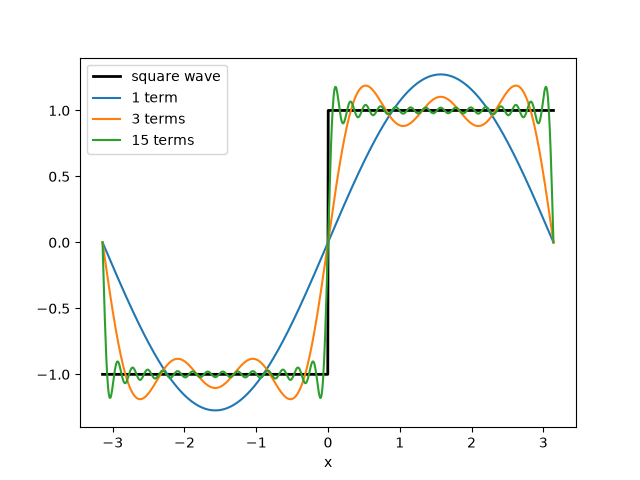

Reproduce this figure in Python.
import numpy as np
import matplotlib.pyplot as plt

x = np.linspace(-np.pi, np.pi, 1000)

def partial_sum(x, terms):
    """The first `terms` nonzero terms of the square wave's Fourier series."""
    total = np.zeros_like(x)
    for k in range(terms):
        n = 2 * k + 1                    # only odd n appear
        total += 4 / (n * np.pi) * np.sin(n * x)
    return total

plt.plot(x, np.sign(x), "k", linewidth=2, label="square wave")
for terms in [1, 3, 15]:
    plt.plot(x, partial_sum(x, terms), label=f"{terms} term" + ("s" if terms > 1 else ""))
plt.xlabel("x")
plt.legend()
plt.savefig("square_wave.png")
